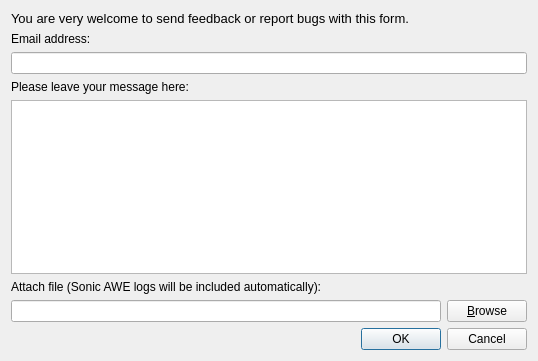
<?xml version="1.0" encoding="UTF-8"?>
<ui version="4.0">
 <class>Tools::SendFeedback</class>
 <widget class="QDialog" name="Tools::SendFeedback">
  <property name="geometry">
   <rect>
    <x>0</x>
    <y>0</y>
    <width>538</width>
    <height>361</height>
   </rect>
  </property>
  <property name="windowTitle">
   <string>Send feedback</string>
  </property>
  <layout class="QGridLayout" name="gridLayout">
   <property name="horizontalSpacing">
    <number>0</number>
   </property>
   <item row="1" column="1">
    <widget class="QLabel" name="label">
     <property name="text">
      <string>Email address:</string>
     </property>
     <property name="wordWrap">
      <bool>true</bool>
     </property>
    </widget>
   </item>
   <item row="3" column="1">
    <widget class="QLabel" name="label_2">
     <property name="text">
      <string>Please leave your message here:</string>
     </property>
     <property name="wordWrap">
      <bool>true</bool>
     </property>
    </widget>
   </item>
   <item row="5" column="1" colspan="2">
    <widget class="QTextEdit" name="textEditMessage">
     <property name="acceptRichText">
      <bool>false</bool>
     </property>
    </widget>
   </item>
   <item row="2" column="1">
    <widget class="QLineEdit" name="lineEditEmail"/>
   </item>
   <item row="0" column="1">
    <widget class="QLabel" name="label_3">
     <property name="text">
      <string>&lt;!DOCTYPE HTML PUBLIC &quot;-//W3C//DTD HTML 4.0//EN&quot; &quot;http://www.w3.org/TR/REC-html40/strict.dtd&quot;&gt;
&lt;html&gt;&lt;head&gt;&lt;meta name=&quot;qrichtext&quot; content=&quot;1&quot; /&gt;&lt;style type=&quot;text/css&quot;&gt;
p, li { white-space: pre-wrap; }
&lt;/style&gt;&lt;/head&gt;&lt;body style=&quot; font-family:'.Lucida Grande UI'; font-size:13pt; font-weight:400; font-style:normal;&quot;&gt;
&lt;table border=&quot;0&quot; style=&quot;-qt-table-type: root; margin-top:4px; margin-bottom:4px; margin-left:4px; margin-right:4px;&quot;&gt;
&lt;tr&gt;
&lt;td style=&quot;border: none;&quot;&gt;
&lt;p style=&quot; margin-top:0px; margin-bottom:0px; margin-left:0px; margin-right:0px; -qt-block-indent:0; text-indent:0px;&quot;&gt;&lt;span style=&quot; font-family:'Sans'; font-size:10pt;&quot;&gt;You are very welcome to send feedback or report bugs with this form.&lt;/span&gt;&lt;/p&gt;&lt;/td&gt;&lt;/tr&gt;&lt;/table&gt;&lt;/body&gt;&lt;/html&gt;</string>
     </property>
     <property name="wordWrap">
      <bool>true</bool>
     </property>
    </widget>
   </item>
   <item row="8" column="1">
    <layout class="QHBoxLayout" name="horizontalLayout">
     <property name="spacing">
      <number>6</number>
     </property>
     <item>
      <widget class="QLineEdit" name="lineEditAttachFile"/>
     </item>
     <item>
      <widget class="QPushButton" name="pushButtonBrowse">
       <property name="text">
        <string>&amp;Browse</string>
       </property>
      </widget>
     </item>
    </layout>
   </item>
   <item row="6" column="1">
    <widget class="QLabel" name="label_4">
     <property name="text">
      <string>Attach file (Sonic AWE logs will be included automatically):</string>
     </property>
     <property name="wordWrap">
      <bool>true</bool>
     </property>
    </widget>
   </item>
   <item row="9" column="1" colspan="2">
    <widget class="QDialogButtonBox" name="buttonBox">
     <property name="orientation">
      <enum>Qt::Horizontal</enum>
     </property>
     <property name="standardButtons">
      <set>QDialogButtonBox::Cancel|QDialogButtonBox::Ok</set>
     </property>
    </widget>
   </item>
  </layout>
 </widget>
 <resources/>
 <connections>
  <connection>
   <sender>buttonBox</sender>
   <signal>accepted()</signal>
   <receiver>Tools::SendFeedback</receiver>
   <slot>accept()</slot>
   <hints>
    <hint type="sourcelabel">
     <x>248</x>
     <y>254</y>
    </hint>
    <hint type="destinationlabel">
     <x>157</x>
     <y>274</y>
    </hint>
   </hints>
  </connection>
  <connection>
   <sender>buttonBox</sender>
   <signal>rejected()</signal>
   <receiver>Tools::SendFeedback</receiver>
   <slot>reject()</slot>
   <hints>
    <hint type="sourcelabel">
     <x>316</x>
     <y>260</y>
    </hint>
    <hint type="destinationlabel">
     <x>286</x>
     <y>274</y>
    </hint>
   </hints>
  </connection>
 </connections>
</ui>
